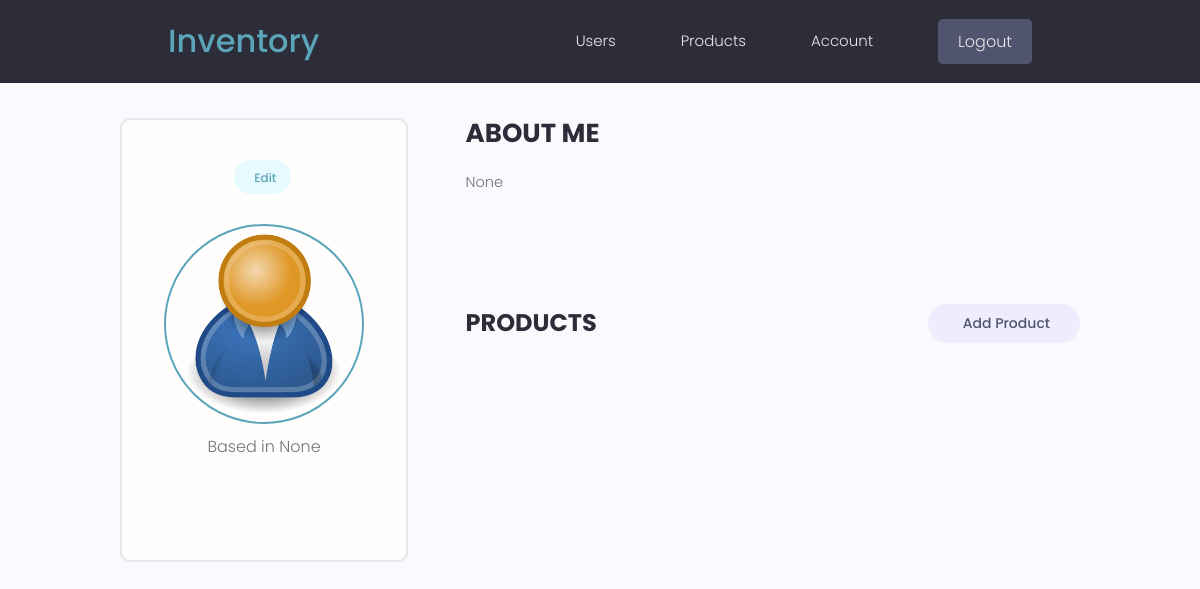
/account/ (signed in), run on an earlier commit of the app's database.
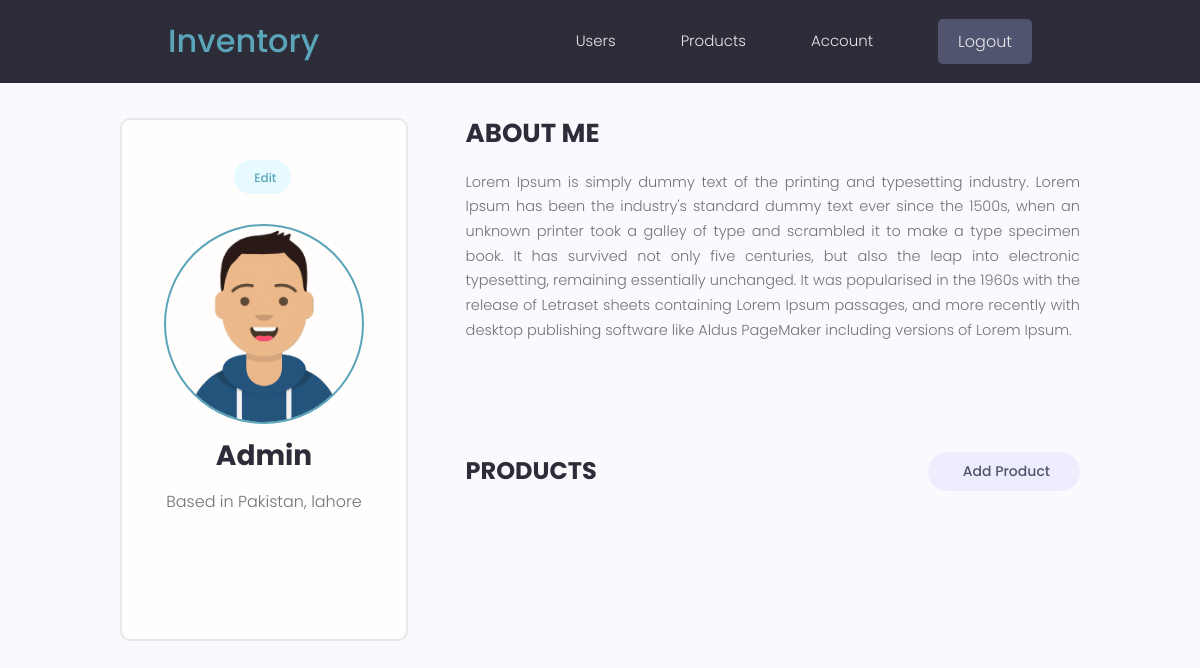
And on a later commit of the database.
### users/models.py (models this page shows, shortened)
class Profile(models.Model):
    user = models.OneToOneField(
        User, on_delete=models.CASCADE, null=True, blank=True)
    name = models.CharField(max_length=200, blank=True, null=True)
    email = models.EmailField(max_length=500, blank=True, null=True)
    username = models.CharField(max_length=200, blank=True, null=True)
    location = models.CharField(max_length=200, blank=True, null=True)
    short_intro = models.CharField(max_length=200, blank=True, null=True)
    bio = models.TextField(blank=True, null=True)
    profile_image = models.ImageField(
        null=True, blank=True, upload_to='profiles/', default="profiles/user-default.png")
    social_github = models.CharField(max_length=200, blank=True, null=True)
    social_twitter = models.CharField(max_length=200, blank=True, null=True)
    social_linkedin = models.CharField(max_length=200, blank=True, null=True)
    social_youtube = models.CharField(max_length=200, blank=True, null=True)
    social_website = models.CharField(max_length=200, blank=True, null=True)
    created = models.DateTimeField(auto_now_add=True)
    id = models.UUIDField(default=uuid.uuid4, unique=True,
                          primary_key=True, editable=False)
    class Meta:
        ordering = ['created']
    @property
    def imageURL(self):
        try:
            url = self.profile_image.url
        except:
            url = ''
        return url

### users/views.py (the view)
# urls.py: path('account/', views.userAccount, name="account"),
@login_required(login_url='login')
def userAccount(request):
    profile = request.user.profile
    skills = profile.skill_set.all()
    products = profile.product_set.all()
    context = {'profile': profile, 'skills': skills, 'inventory': products}
    return render(request, 'users/account.html', context)

### users/templates/users/account.html (shortened to what this page needs)
{% extends 'main.html' %}
{% block content %}
<main class="settingsPage profile my-md">
  <div class="container">
    <div class="layout">
      <div class="column column--1of3">
        <div class="card text-center">
          <div class="card__body dev">
            <a class="tag tag--pill tag--main settings__btn" href="{% url 'edit-account' %}">
              Edit</a>
            <img class="avatar avatar--xl dev__avatar" src="{{profile.imageURL}}" />
            <h2 class="dev__name">{{profile.name}}</h2>
            <p class="dev__location">Based in {{profile.location}}</p>
            <ul class="dev__social">
            </ul>
          </div>
        </div>
      </div>
      <div class="column column--2of3">
        <div class="devInfo">
          <h3 class="devInfo__title">About Me</h3>
          <p class="devInfo__about">{{profile.bio}}</p>
        </div>
        <div class="settings">
          <h3 class="settings__title">Products</h3>
          <a class="tag tag--pill tag--sub settings__btn tag--lg" href="{% url 'create-product' %}"> Add Product</a>
        </div>
      </div>
    </div>
  </div>
</main>
{% endblock %}

What changed in the data, as far as the page shows it:
changed Profile: imageURL: picture added in place of a placeholder; name (not shown) → "Admin"; location "None" → "Pakistan, lahore"; bio "None" → "Lorem Ipsum is simply dummy text of the printing and typesetting industry. Lorem Ipsum has been the industry's standard dummy text ever since the 1500s, when an unknown printer took a galley of type and scrambled it to make a type specimen book. It has survived not only five centuries, but also the leap into electronic typesetting, remaining essentially unchanged. It was popularised in the 1960s with the release of Letraset sheets containing Lorem Ipsum passages, and more recently with desktop publishing software like Aldus PageMaker including versions of Lorem Ipsum."
